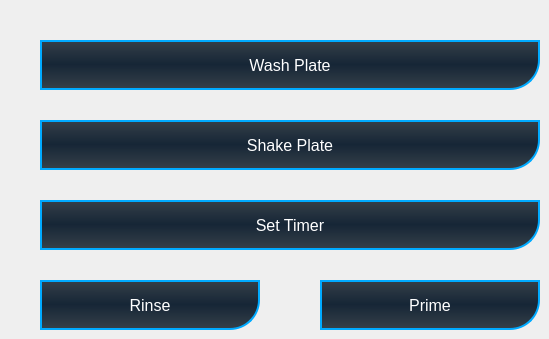
    <widget class="QWidget" name="page">
     <widget class="QToolButton" name="toolButton">
      <property name="geometry">
       <rect>
        <x>40</x>
        <y>40</y>
        <width>500</width>
        <height>50</height>
       </rect>
      </property>
      <property name="font">
       <font>
        <pointsize>12</pointsize>
       </font>
      </property>
      <property name="styleSheet">
       <string notr="true">QToolButton {
background-color:qlineargradient(spread:reflect, x1:0.535816, y1:0.489, x2:0.53051, y2:1, stop:0 rgba(22, 38, 54,255), stop:1 rgba(55,65,74,255));
color:rgb(255, 255, 255);
border: 2px solid rgb(0, 170, 255);
border-bottom-right-radius :30px;
/*border-top-left-radius :30px;*/
/*border-radius: 10px;*/
}
QToolButton:pressed{
background-color:rgb(0, 170, 255)
}

</string>
      </property>
      <property name="text">
       <string>Wash Plate</string>
      </property>
     </widget>
     <widget class="QToolButton" name="toolButton_2">
      <property name="geometry">
       <rect>
        <x>40</x>
        <y>120</y>
        <width>500</width>
        <height>50</height>
       </rect>
      </property>
      <property name="font">
       <font>
        <pointsize>12</pointsize>
       </font>
      </property>
      <property name="styleSheet">
       <string notr="true">QToolButton {
background-color:qlineargradient(spread:reflect, x1:0.535816, y1:0.489, x2:0.53051, y2:1, stop:0 rgba(22, 38, 54,255), stop:1 rgba(55,65,74,255));
color:rgb(255, 255, 255);
border: 2px solid rgb(0, 170, 255);
border-bottom-right-radius :30px;
/*border-top-left-radius :30px;*/
/*border-radius: 10px;*/
}
QToolButton:pressed{
background-color:rgb(0, 170, 255)
}

</string>
      </property>
      <property name="text">
       <string>Shake Plate</string>
      </property>
     </widget>
     <widget class="QToolButton" name="toolButton_3">
      <property name="geometry">
       <rect>
        <x>40</x>
        <y>200</y>
        <width>500</width>
        <height>50</height>
       </rect>
      </property>
      <property name="font">
       <font>
        <pointsize>12</pointsize>
       </font>
      </property>
      <property name="styleSheet">
       <string notr="true">QToolButton {
background-color:qlineargradient(spread:reflect, x1:0.535816, y1:0.489, x2:0.53051, y2:1, stop:0 rgba(22, 38, 54,255), stop:1 rgba(55,65,74,255));
color:rgb(255, 255, 255);
border: 2px solid rgb(0, 170, 255);
border-bottom-right-radius :30px;
/*border-top-left-radius :30px;*/
/*border-radius: 10px;*/
}
QToolButton:pressed{
background-color:rgb(0, 170, 255)
}



/*background-color:qlineargradient(spread:pad, x1:0.495, y1:0, x2:0.505, y2:1, stop:0 rgba(22, 38, 54,255), stop:1 rgba(55,65,74,255));
color:rgb(255, 255, 255);
border: 2px solid rgb(0, 170, 255);
border-radius: 10px;*/</string>
      </property>
      <property name="text">
       <string>Set Timer</string>
      </property>
     </widget>
     <widget class="QToolButton" name="toolButton_8">
      <property name="geometry">
       <rect>
        <x>40</x>
        <y>280</y>
        <width>220</width>
        <height>50</height>
       </rect>
      </property>
      <property name="font">
       <font>
        <pointsize>12</pointsize>
       </font>
      </property>
      <property name="styleSheet">
       <string notr="true">QToolButton {
background-color:qlineargradient(spread:reflect, x1:0.535816, y1:0.489, x2:0.53051, y2:1, stop:0 rgba(22, 38, 54,255), stop:1 rgba(55,65,74,255));
color:rgb(255, 255, 255);
border: 2px solid rgb(0, 170, 255);
border-bottom-right-radius :30px;
/*border-top-left-radius :30px;*/
/*border-radius: 10px;*/
}
QToolButton:pressed{
background-color:rgb(0, 170, 255)
}

</string>
      </property>
      <property name="text">
       <string>Rinse</string>
      </property>
     </widget>
     <widget class="QToolButton" name="toolButton_16">
      <property name="geometry">
       <rect>
        <x>320</x>
        <y>280</y>
        <width>220</width>
        <height>50</height>
       </rect>
      </property>
      <property name="font">
       <font>
        <pointsize>12</pointsize>
       </font>
      </property>
      <property name="styleSheet">
       <string notr="true">QToolButton {
background-color:qlineargradient(spread:reflect, x1:0.535816, y1:0.489, x2:0.53051, y2:1, stop:0 rgba(22, 38, 54,255), stop:1 rgba(55,65,74,255));
color:rgb(255, 255, 255);
border: 2px solid rgb(0, 170, 255);
border-bottom-right-radius :30px;
/*border-top-left-radius :30px;*/
/*border-radius: 10px;*/
}
QToolButton:pressed{
background-color:rgb(0, 170, 255)
}

</string>
      </property>
      <property name="text">
       <string>Prime</string>
      </property>
     </widget>
    </widget>
